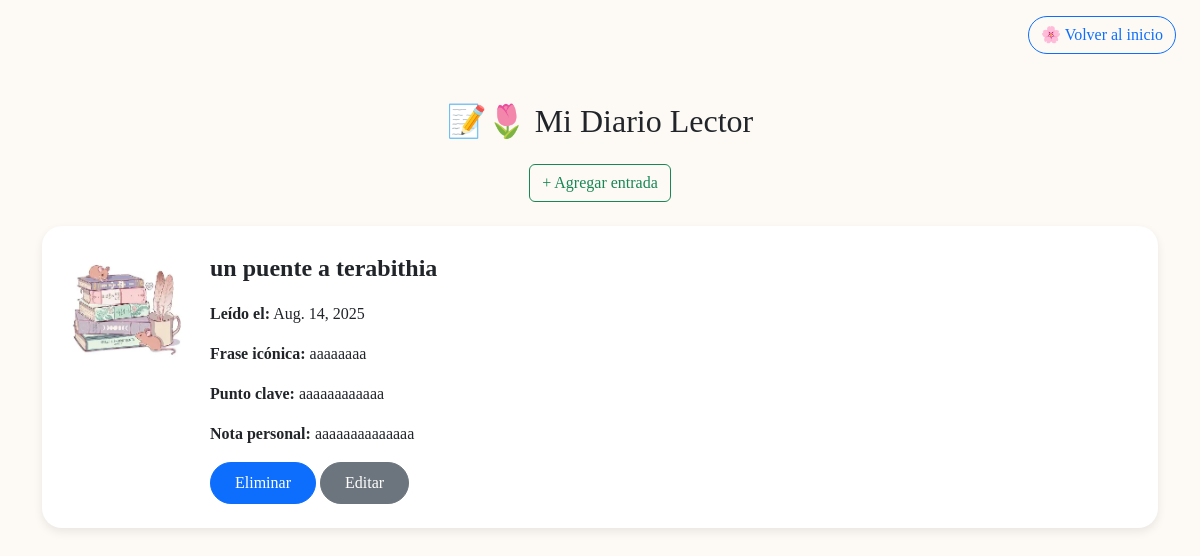
The app's page /diario/ (signed in), older data.
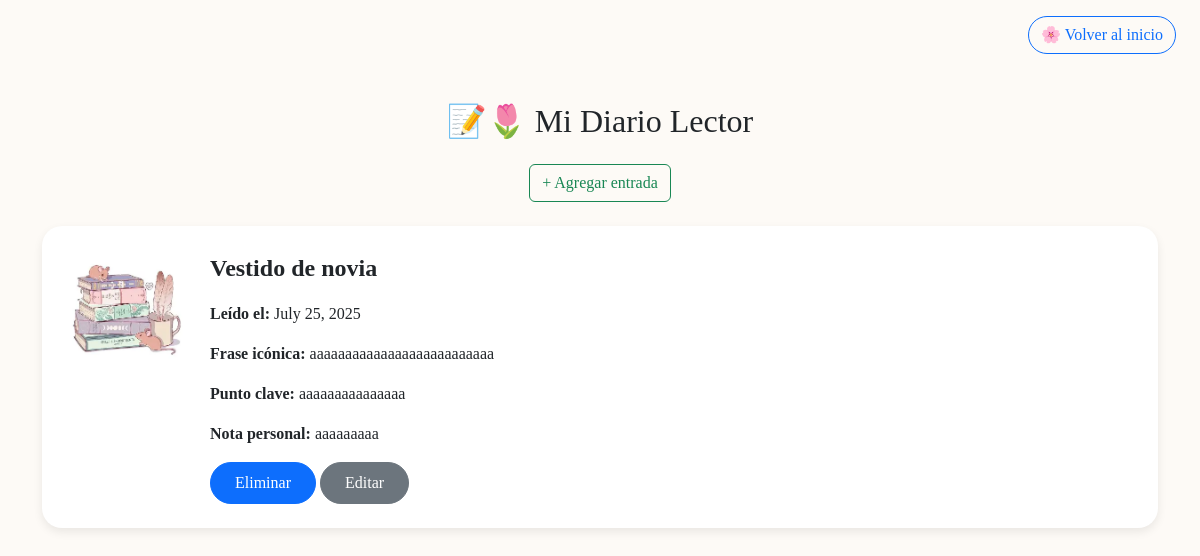
The same page, newer data.
### biblioteca/models.py (models this page shows, shortened)
class DiarioLector(models.Model):
    usuario = models.ForeignKey(User, on_delete=models.CASCADE)
    libro_leido = models.ForeignKey(LibroLeido, on_delete=models.CASCADE)
    fecha = models.DateField(auto_now_add=True)
    puntuacion = models.IntegerField(default=0) #Puntuación del libro de 0 a 5
    frase_iconica = models.TextField(blank=True)
    punto_clave = models.TextField(blank=True)
    nota_personal = models.TextField(blank=True)

class LibroLeido(models.Model):
    usuario = models.ForeignKey(User, on_delete=models.CASCADE)
    titulo = models.CharField(max_length=200, default="Sin título")
    autor = models.CharField(max_length=100, default="Desconocido")
    categoria = models.ManyToManyField(Categoria, blank=True)
    resumen = models.TextField()
    estado = models.CharField(max_length=20, choices=[
        ('pendiente', 'Pendiente'),
        ('iniciado', 'Iniciado'),
        ('en_curso', 'En curso'),
        ('finalizado', 'Finalizado'),
        ('abandonado', 'Abandonado'),
    ])
    fecha_inicio = models.DateField(null=True, blank=True)
    fecha_fin = models.DateField(null=True, blank=True)
    pdf = models.FileField(upload_to='libros/', null=True, blank=True)
    link = models.URLField(blank=True, null=True)

### biblioteca/views.py (the view)
# urls.py: path('diario/', views.diario_lector, name='diario_lector'),
@login_required
def diario_lector(request):
    diarios = DiarioLector.objects.filter(usuario=request.user).order_by('-fecha')
    return render(request, 'biblioteca/diario_lector.html', {'diarios': diarios})

### templates/biblioteca/diario_lector.html (shortened to what this page needs)
{% load static %}
<!DOCTYPE html>
<html lang="es">
<head>
    <link rel="stylesheet" href="https://cdn.jsdelivr.net/npm/bootstrap@5.3.0/dist/css/bootstrap.min.css">
    <link rel="stylesheet" href="{% static 'css/diario.css' %}">
</head>
<body>
<div class="d-flex justify-content-end me-4 mt-3">
  <a href="{% url 'inicio' %}" class="btn btn-outline-primary rounded-pill">🌸 Volver al inicio</a>
</div>
<div class="container">
    <h2 class="text-center mb-4">📝🌷 Mi Diario Lector</h2>
    <div class="text-center mb-4">
        <a href="{% url 'agregar_entrada' %}" class="btn btn-outline-success btn-custom">+ Agregar entrada</a>
    </div>
    {% for entrada in diarios %}
    <div class="book-card d-flex align-items-start">
        <img class="book-img me-4" alt="Libro">
        <div>
            <p class="fw-bold fs-4">{{ entrada.libro_leido.titulo }}</p>
            <p><strong>Leído el:</strong> {{ entrada.libro_leido.fecha_fin }}</p>
            <p><strong>Frase icónica:</strong> {{ entrada.frase_iconica }}</p>
            <p><strong>Punto clave:</strong> {{ entrada.punto_clave }}</p>
            <p><strong>Nota personal:</strong> {{ entrada.nota_personal }}</p>
            <a href="{% url 'eliminar_entrada' entrada.pk %}" class="btn btn-primary rounded-pill px-4 py-2">Eliminar</a>
            <a href="{% url 'editar_entrada' entrada.pk %}" class="btn btn-secondary rounded-pill px-4 py-2">Editar</a>
        </div>
    </div>
    {% empty %}
    <p class="text-center text-muted">No hay entradas aún.</p>
    {% endfor %}
</div>
</body>
</html>

Row changes from the older to the newer data that the page shows:
removed DiarioLector: libro_leido.titulo "un puente a terabithia", libro_leido.fecha_fin "Aug. 14, 2025", frase_iconica "aaaaaaaa", punto_clave "aaaaaaaaaaaa", nota_personal "aaaaaaaaaaaaaa"
added DiarioLector: libro_leido.titulo "Vestido de novia", libro_leido.fecha_fin "July 25, 2025", frase_iconica "aaaaaaaaaaaaaaaaaaaaaaaaaa", punto_clave "aaaaaaaaaaaaaaa", nota_personal "aaaaaaaaa"
